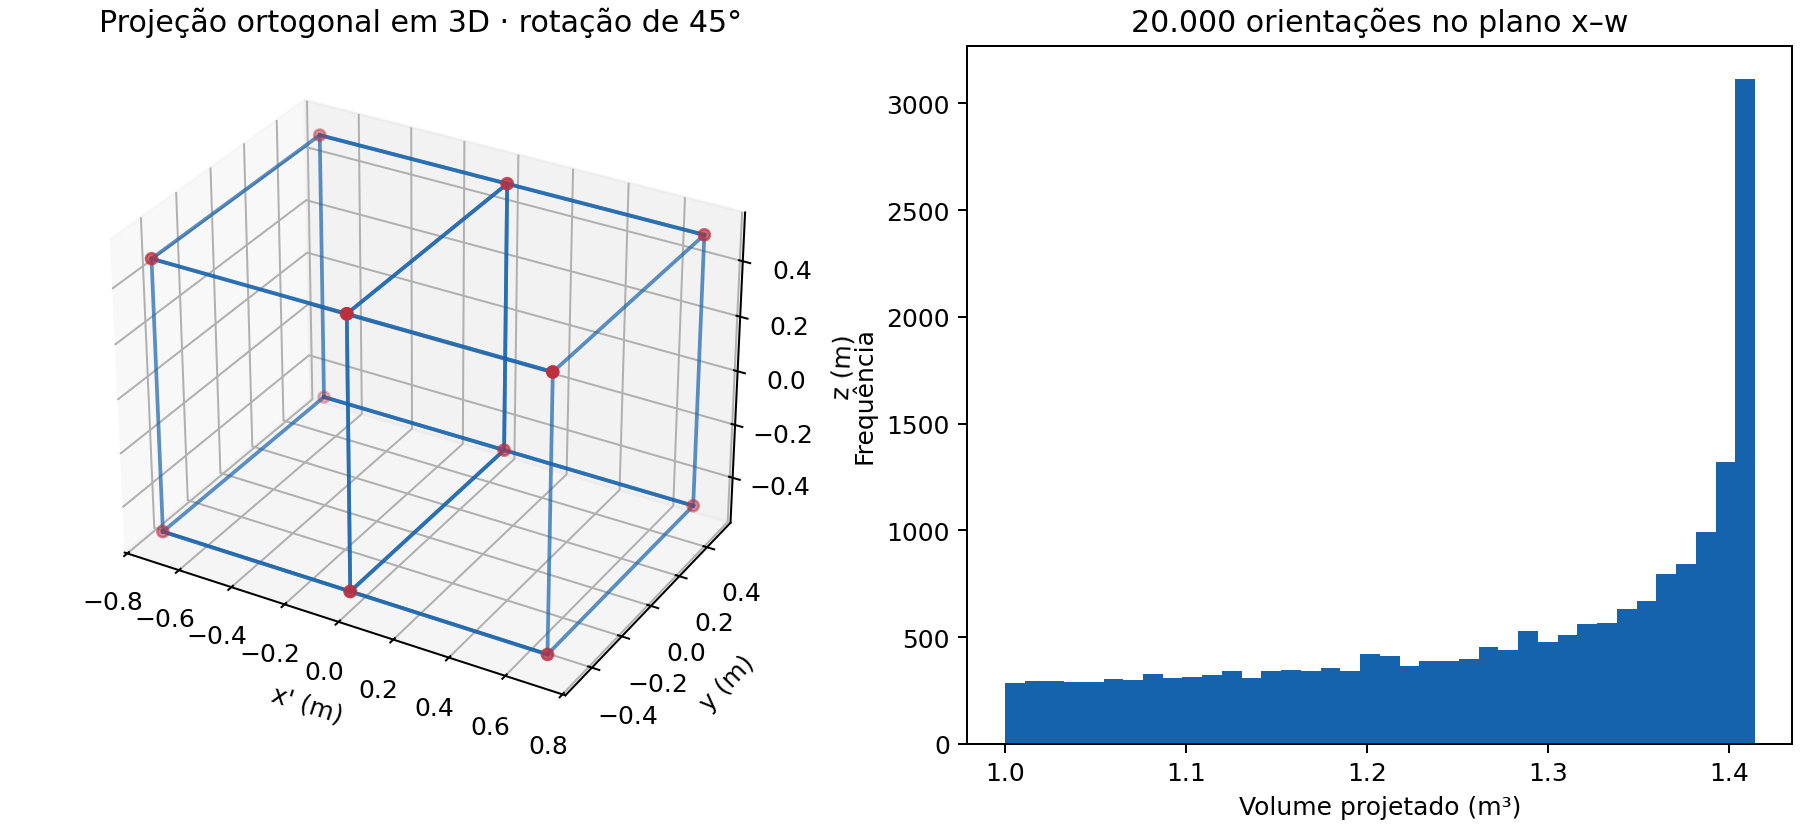

The Python source for this figure:
from itertools import product
from pathlib import Path

import matplotlib
matplotlib.use("Agg")
import matplotlib.pyplot as plt
import numpy as np

N = 20_000
L = 1.0  # m
rng = np.random.default_rng(1337)
theta, phi = rng.uniform(0, 2*np.pi, size=(2, N))
vertices = L * np.array(list(product([-.5, .5], repeat=4)))

def projetar(angulo):
    x, y, z, w = vertices.T
    return np.column_stack((x*np.cos(angulo)-w*np.sin(angulo), y, z))

def volume(angulo):
    return L**3 * (np.abs(np.cos(angulo)) + np.abs(np.sin(angulo)))

v0, v1 = volume(theta), volume(phi)
print(f"Var(V) = {np.var(v0, ddof=1):.8f} m^6")
print(f"Var(diferenca, independente) = {np.var(v1-v0, ddof=1):.8f} m^6")
print(f"Var(diferenca, compartilhada) = {np.var(volume(theta)-v0, ddof=1):.8f} m^6")
print(f"Var(V), teorica = {L**6*(1+2/np.pi-16/np.pi**2):.8f} m^6")

fig = plt.figure(figsize=(10, 4.6), layout="constrained")
ax = fig.add_subplot(121, projection="3d")
points = projetar(np.pi/4)
for i in range(len(vertices)):
    for j in range(i+1, len(vertices)):
        if np.count_nonzero(vertices[i] != vertices[j]) == 1:
            ax.plot(*points[[i,j]].T, color="#1663ad", alpha=.7)
ax.scatter(*points.T, color="#bb3140")
ax.set(title="Projeção ortogonal em 3D · rotação de 45°",
       xlabel="x' (m)", ylabel="y (m)", zlabel="z (m)")
ax.set_box_aspect((np.sqrt(2),1,1))
ax2 = fig.add_subplot(122)
ax2.hist(v0, bins=38, color="#1663ad")
ax2.set(title="20.000 orientações no plano x–w", xlabel="Volume projetado (m³)", ylabel="Frequência")
fig.savefig(Path(__file__).with_suffix(".png"),dpi=180)
